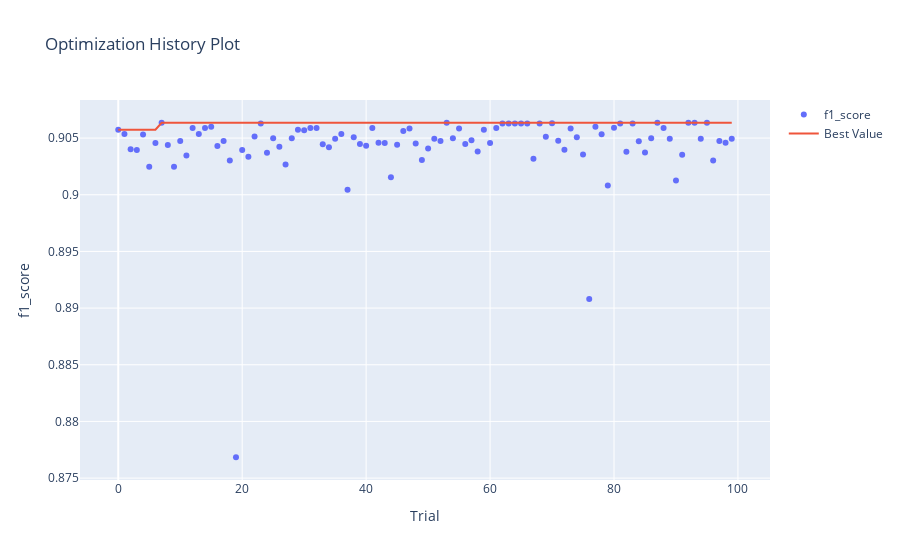
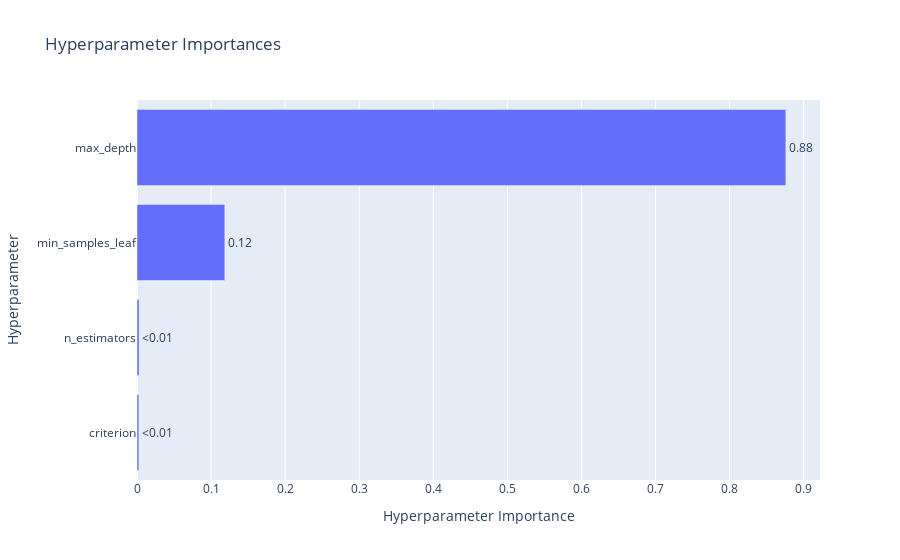

These figures' notebook cell, in order:
### Code cell
# Выведем информацию из данных optuna о подборе гиперпараметров модели
display_optuna_info(study_rfc)
